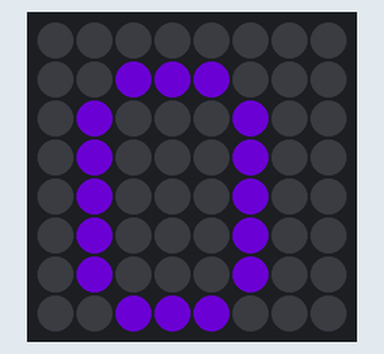
This program was run on a simulated Raspberry Pi (BCM pin numbers) with a Sense HAT. Shown: the Sense HAT's 8×8 RGB LED matrix. Dim RGB values are drawn brighter than linear; random numbers come from a fixed seed. At 4.0 s the program stops and its outputs stay as they are.

Above: at 0.1 s.
At 1.1 s:
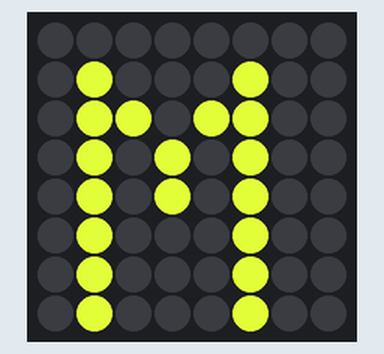
At 2.1 s:
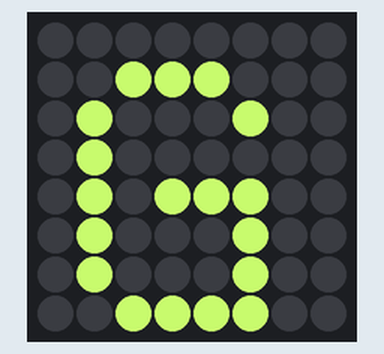
At 3.1 s:
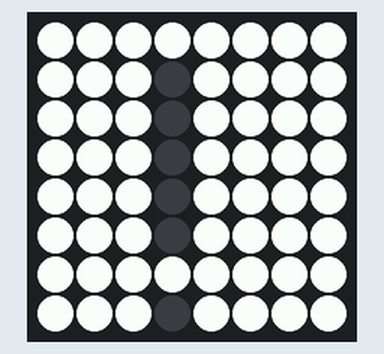

Measured:
- what the display in image 1 shows lasts 1.0 s, from 1.0 s to 2.0 s

The program:

random_omg.py
```python
from sense_hat import SenseHat
import time
import random

sense = SenseHat()
r=random.randint(0,255)    #these variables could also be set once above
r1=random.randint(0,255)   #and then just have the order changed
r2=random.randint(0,255)   #instead of being called fresh each time.
sense.show_letter("O",text_colour=[r, r1, r2])
time.sleep(1)

r=random.randint(0,255)
r1=random.randint(0,255)
r2=random.randint(0,255)
sense.show_letter("M",text_colour=[r2, r1, r])
time.sleep(1)

r=random.randint(0,255)
r1=random.randint(0,255)
r2=random.randint(0,255)
sense.show_letter("G",text_colour=[r1, r, r2])
time.sleep(1)

sense.show_letter("!", text_colour=[0, 0, 0], back_colour=[255, 255, 255])
time.sleep(1)
sense.clear()
```
